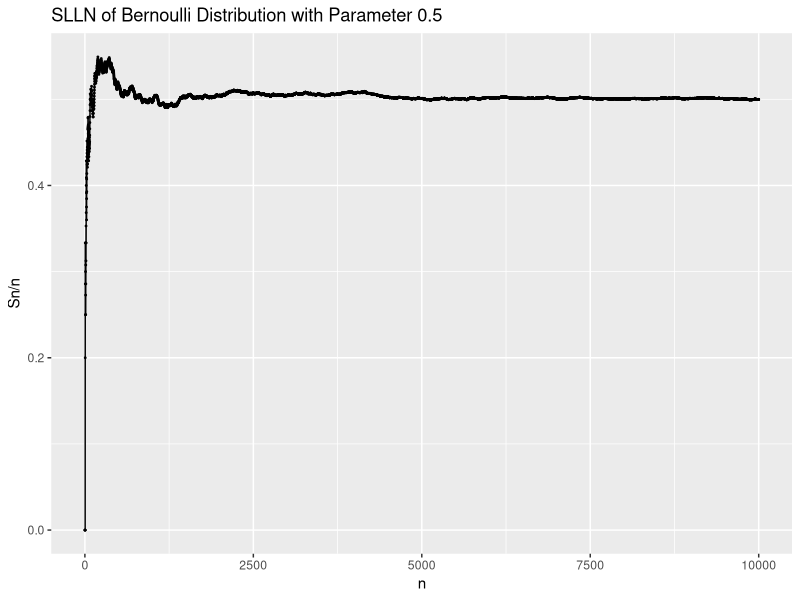
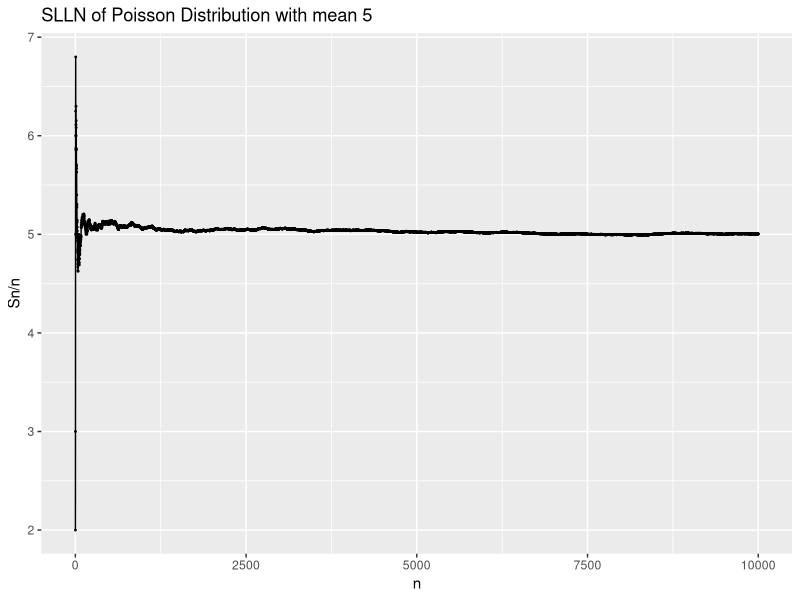
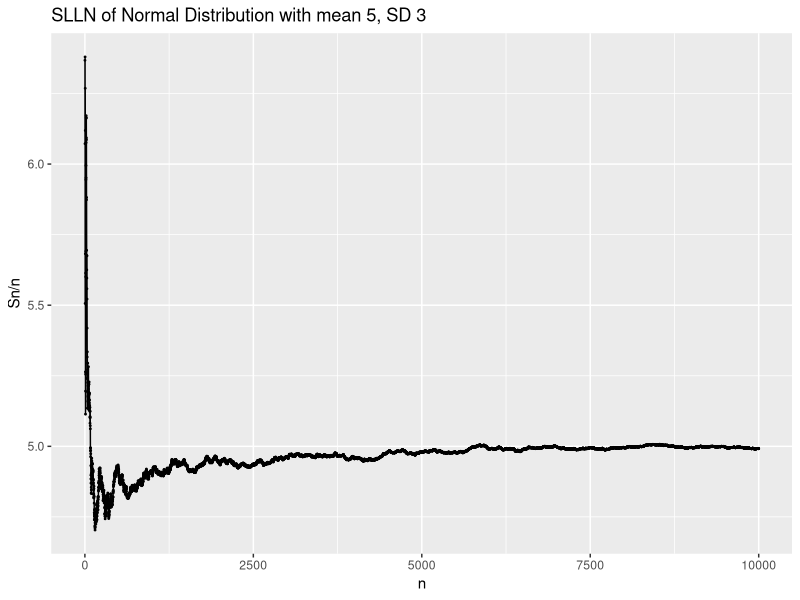
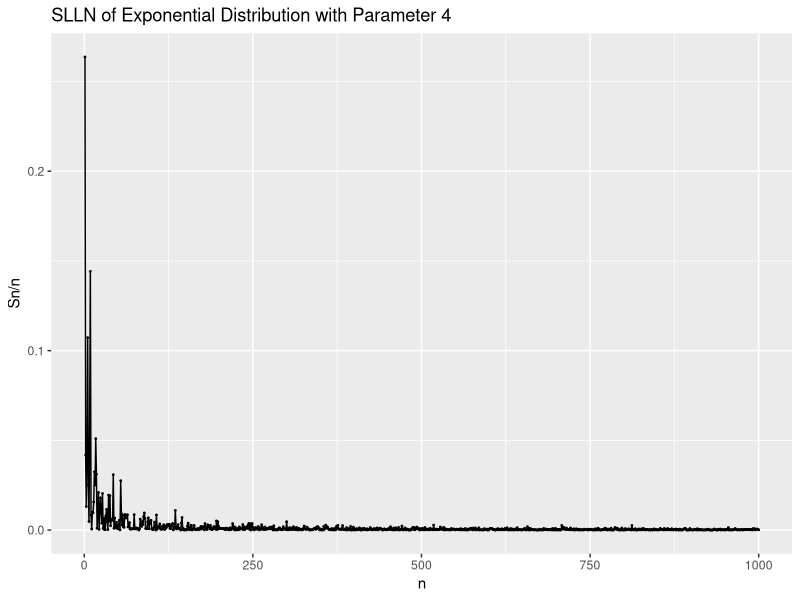
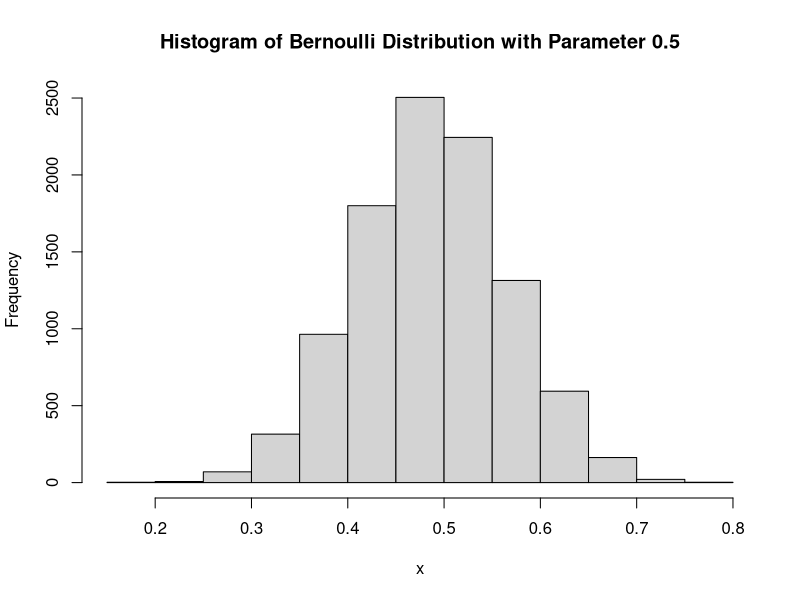
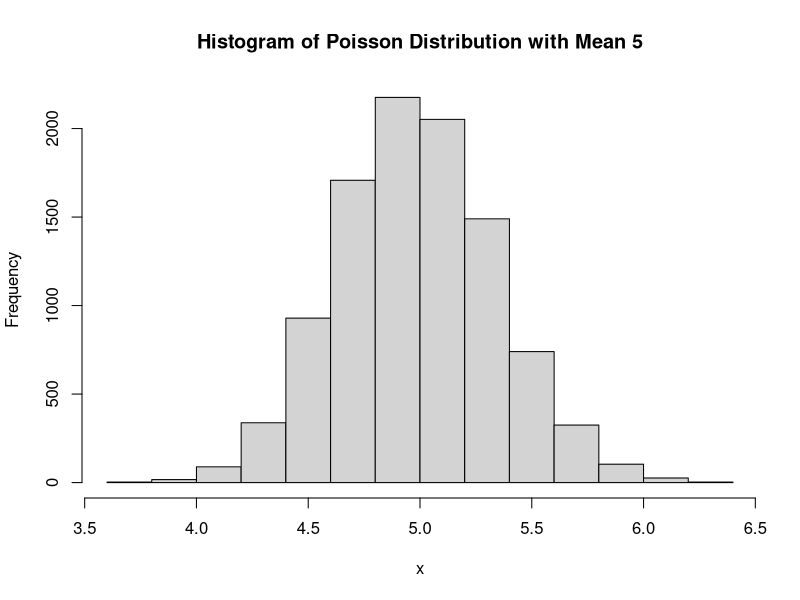
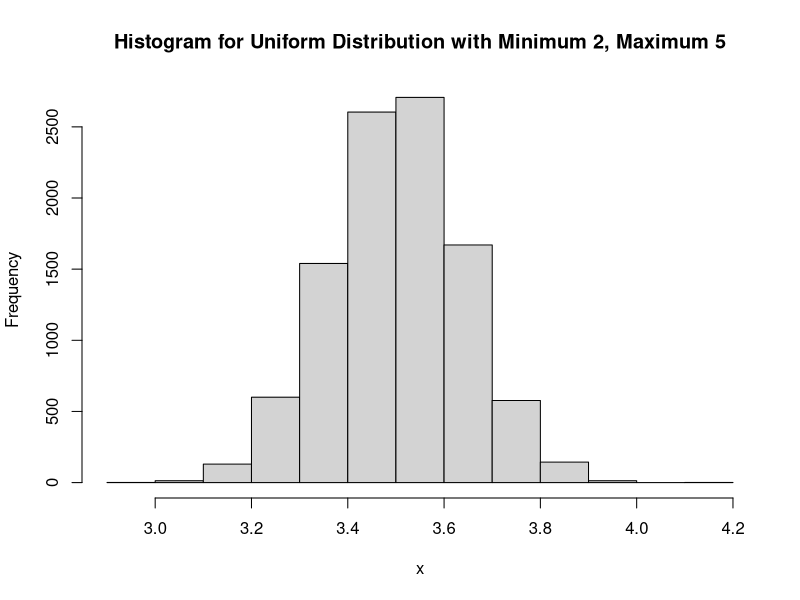
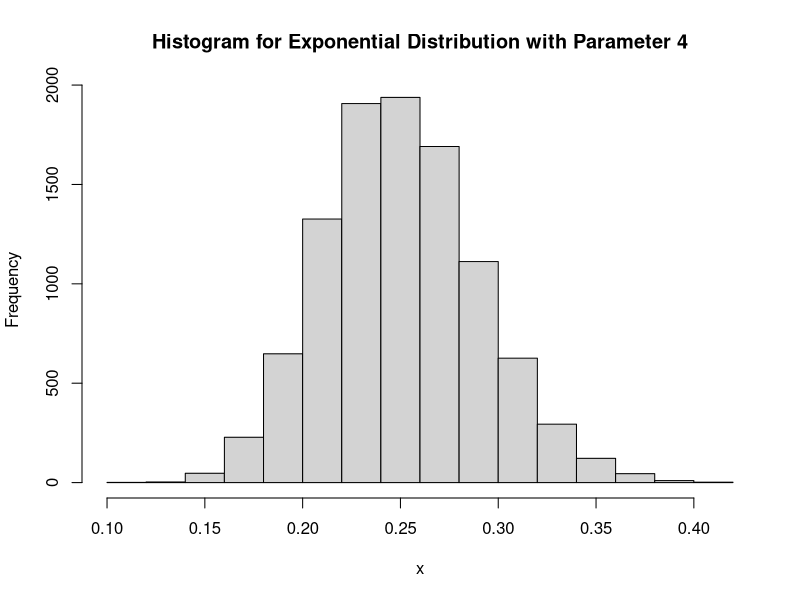

The R source for these figures, in order:
## ---- chunk 1

library(ggplot2)
knitr::opts_chunk$set(message = TRUE, warning = FALSE, include = TRUE, echo = TRUE)

## ---- chunk 2
p = 0.5  # parameter
n = 10000  # simulations
result = numeric(n)  # list of results
sn = 0
for (i in 1:n) {
  sn = sn + rbinom(n, 1, p)  # bernoulli distribution
  result[i] = sn/i
}

i = 1:n  # index
data = data.frame(Index = i, result = result)
ggplot(data, aes(x = Index, y = result)) + geom_point(size = 0.3) + ylab("Sn/n") + xlab("n") + labs(title = "SLLN of Bernoulli Distribution with Parameter 0.5") + geom_line()
## ---- chunk 3
mean = 5  # mean
n = 10000  # simulations
result = numeric(n)  # list of results
sn = 0
for (i in 1:n) {
  sn = sn + rpois(n, mean)  # poisson distribution
  result[i] = sn/i
}

i = 1:n  # index
data = data.frame(Index = i, result = result)
ggplot(data, aes(x = Index, y = result)) + geom_point(size = 0.3) + ylab("Sn/n") + xlab("n") + labs(title = "SLLN of Poisson Distribution with mean 5") + geom_line()
## ---- chunk 4
mean = 5  # mean
sd = 3  # standard deviation
n = 10000  # simulations
result = numeric(n)  # list of results
sn = 0
for (i in 1:n) {
  sn = sn + rnorm(n, mean, sd)  # normal distribution
  result[i] = sn/i
}

i = 1:n  # index
data = data.frame(Index = i, result = result)
ggplot(data, aes(x = Index, y = result)) + geom_point(size = 0.3) + ylab("Sn/n") + xlab("n")  + labs(title = "SLLN of Normal Distribution with mean 5, SD 3") + geom_line()
## ---- chunk 5
p = 4  # parameter
n = 1000  # simulations
result = numeric(n)  # list of results
sn = 0
for (i in 1:n) {
  sn = rexp(n, p)  # exponential distribution
  result[i] = sn/i
}

i = 1:n
data = data.frame(Index = i, result = result)
ggplot(data, aes(x = Index, y = result)) + geom_point(size = 0.3) + xlab("n") + ylab("Sn/n") + labs(title = "SLLN of Exponential Distribution with Parameter 4") + geom_line()
## ---- chunk 6
p = 0.5  # parameter
n = 10000 # simulations
s = 40  # sample size
means = numeric(n)  # list of simulations
values = matrix(0, s, n)  # simulated values

for (i in 1:n) {
  values[,i] = rbinom(s, 1, p)  # bernoulli distribution
  means[i] = mean(values[,i])
}

hist(means, main="Histogram of Bernoulli Distribution with Parameter 0.5", xlab="x")
## ---- chunk 7
n = 10000
s = 40
mean = 5
means = numeric(n)
values = matrix(0, s, n)
for (i in 1:n) {
  values[,i] = rpois(s, mean)  # poisson distribution
  means[i] = mean(values[,i])  # gets the mean for the sample
}

hist(means, main="Histogram of Poisson Distribution with Mean 5", xlab="x")
## ---- chunk 8
n = 10000
s = 40
min = 2
max = 5
means = numeric(n)
values = matrix(0, s, n)

for (i in 1:n) {
  values[,i] = runif(s, min, max)  # uniform distribution
  means[i] = mean(values[,i])
}

hist(means, main="Histogram for Uniform Distribution with Minimum 2, Maximum 5", xlab="x")
## ---- chunk 9
n = 10000
s = 40
p = 4
means = numeric(n)
values = matrix(0, s, n)

for (i in 1:n) {
  values[,i] = rexp(s, p)  # exponential distribution
  means[i] = mean(values[,i])
}

hist(means, main="Histogram for Exponential Distribution with Parameter 4", xlab="x")
